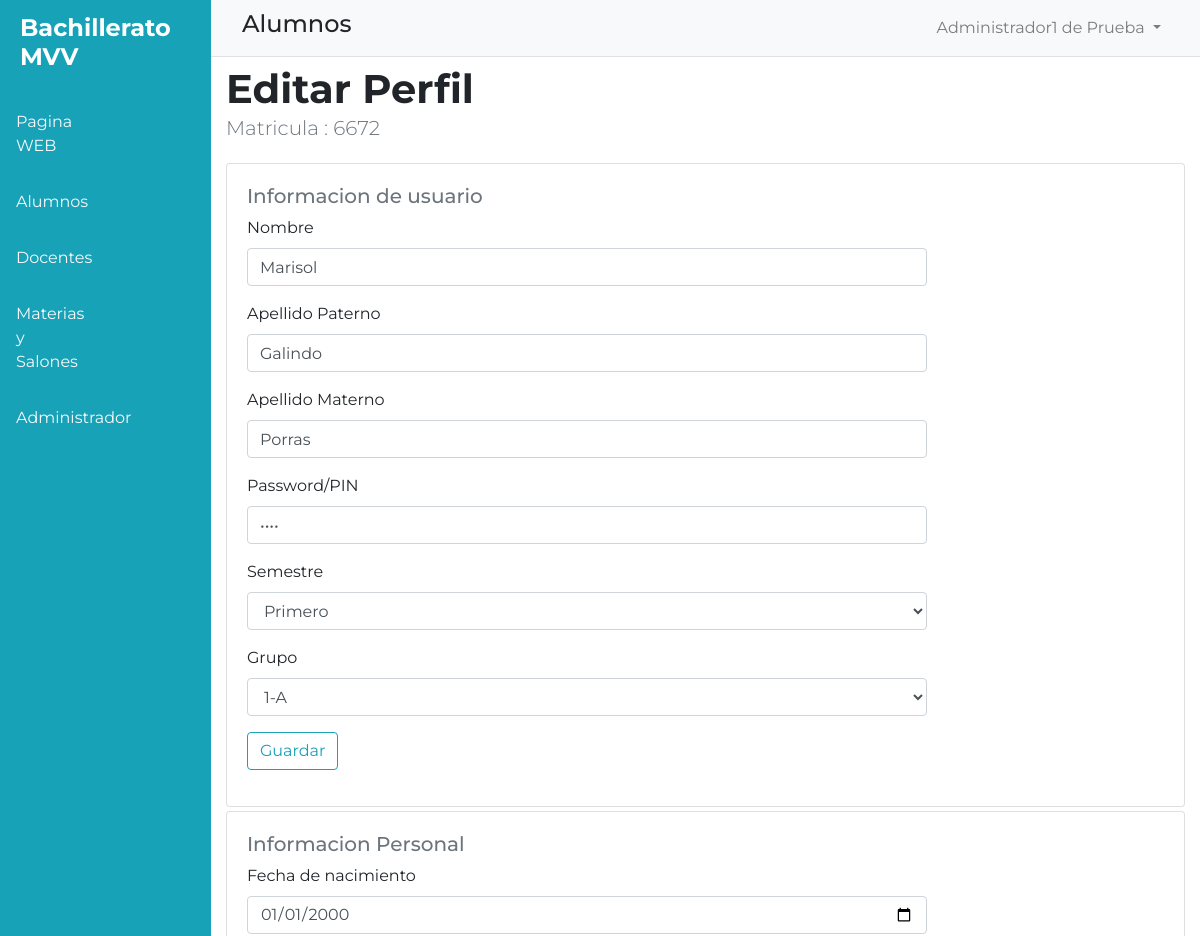
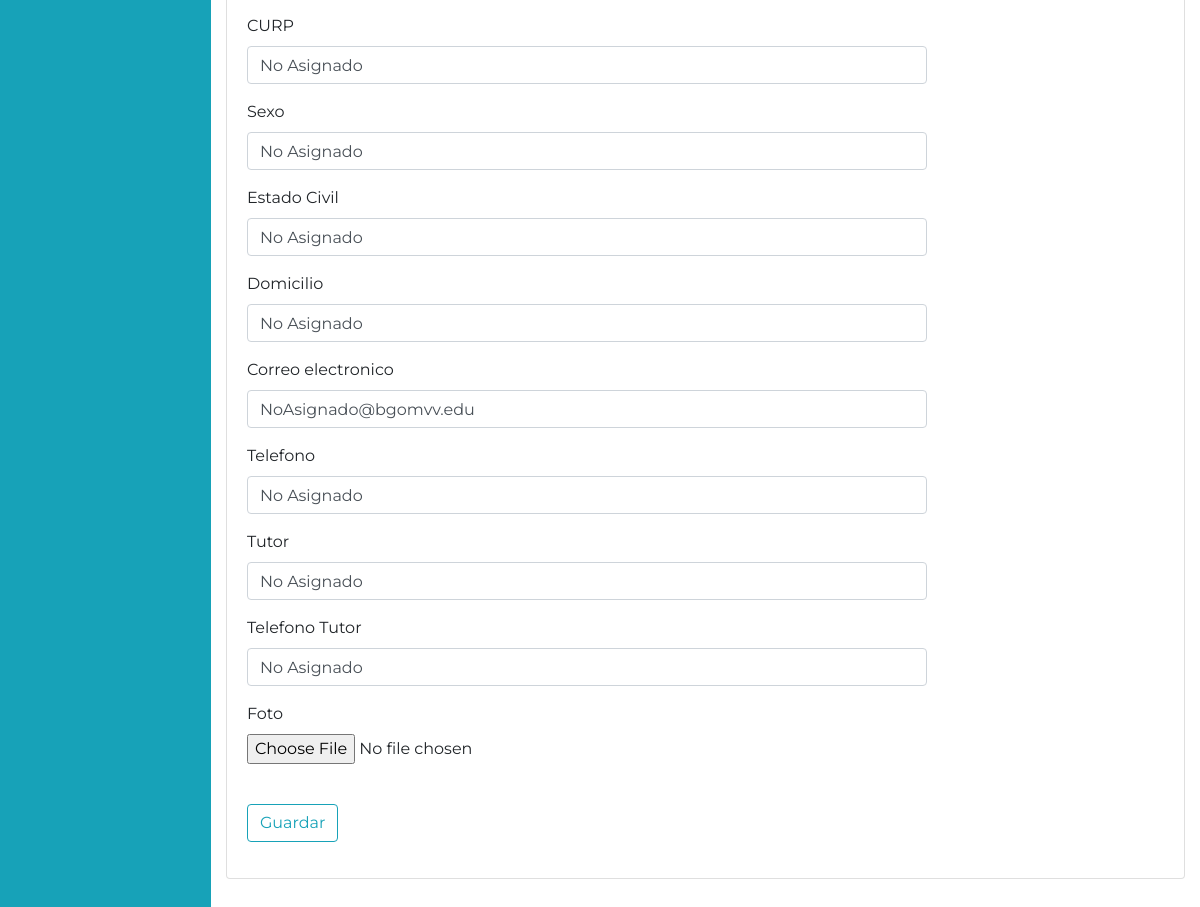
The app's page /editar-perfil-alumno-admin.php?matricula=6672 (signed in) with its own data (2 pictures, top to bottom).
### tables this page shows
CREATE TABLE `alumnos` (
  `matricula` varchar(45) NOT NULL,
  `nombre` varchar(45) NOT NULL,
  `apellidop` varchar(45) NOT NULL,
  `apellidom` varchar(45) NOT NULL,
  `pin` varchar(45) NOT NULL,
  `semestre` varchar(45) DEFAULT NULL,
  `grupo` varchar(45) DEFAULT NULL
);

CREATE TABLE `info_personal_alumnos` (
  `matricula` varchar(45) NOT NULL,
  `fecha_nacimiento` date DEFAULT NULL,
  `curp` varchar(45) DEFAULT NULL,
  `sexo` varchar(45) DEFAULT NULL,
  `estado_civil` varchar(45) DEFAULT NULL,
  `domicilio` varchar(45) DEFAULT NULL,
  `correo_electronico` varchar(45) DEFAULT NULL,
  `telefono` varchar(45) DEFAULT NULL,
  `tutor` varchar(45) DEFAULT NULL,
  `telefono_tutor` varchar(45) DEFAULT NULL,
  `foto` longblob DEFAULT NULL
);

### editar-perfil-alumno-admin.php (the view, shortened to what this page needs)
<?php include "TEMPLETES/dashboard-admin.php";
include "CONF/conexion.php";
$matricula= $_GET["matricula"];
$sql=$conexion->query("SELECT * FROM alumnos WHERE matricula='$matricula'");
$sql2=$conexion->query("SELECT * FROM info_personal_alumnos WHERE matricula='$matricula'");
?>
      <div class="w-100">
        <nav class="navbar navbar-expand-lg navbar-light bg-light border-bottom">
          <div class="container">
          <h4>Alumnos</h4>
          <div class="collapse navbar-collapse" id="navbarSupportedContent">
            <ul class="navbar-nav ml-auto">
              <li class="nav-item dropdown ml-4">
                <a class="nav-link dropdown-toggle" href="#" id="navbarDropdown" role="button" data-toggle="dropdown" aria-haspopup="true" aria-expanded="false"><img src="" alt="">
                <?php
                  echo $_SESSION["nombre"] ," ", $_SESSION["apellidop"]," ", $_SESSION["apellidom"];
                ?>
                </a>
              </li>
            </ul>
          </div>
          </div>
        </nav>
        <div id="content">
          <section>
            <div class="container">
              <div class="row">
                <div class="col-lg-9">
                  <h1 class="font-weight-bold mt-2 mb-0">Editar Perfil</h1>
                  <p class="lead text-muted">Matricula : <?=$matricula?> </p>
                </div>
              </div>
            </div>
          </section>
          <section>
            <div class="container">
                <div class="card mt-1">
                  <div class="card-body">
                    <div class="row">
                      <div class="col-lg-9 ">
                        <h5 class="text-muted">Informacion de usuario</h5>
                        <?php include "PHP/contrl-editar-perfil-alumno-admin.php"; ?>
                        <form method="POST" enctype="multipart/form-data">
                          <?php
                           while ($datos=$sql->fetch_object()) { ?>
                            <div class="form-group">
                              <label for="nombre">Nombre</label>
                              <input id="nombre" class="form-control" type="text" name="nombre" value="<?=$datos->nombre?>">
                            </div>
                            <div class="form-group">
                              <label for="apellidop">Apellido Paterno</label>
                              <input id="apellidop" class="form-control" type="text" name="apellidop" value="<?=$datos->apellidop?>">
                            </div>
                            <div class="form-group">
                              <label for="apellidom">Apellido Materno</label>
                              <input id="apellidom" class="form-control" type="text" name="apellidom" value="<?=$datos->apellidom?>">
                            </div>
                            <div class="form-group">
                              <label for="pin">Password/PIN</label>
                              <input id="pin" class="form-control" type="password" name="pin" value="<?=$datos->pin?>">
                            </div>
                            <div class="form-group">
                              <label for="semestre">Semestre</label>
                              <select id="semestre" class="form-control" name="semestre">
                              <option><?=$datos->semestre?></option>
                              <?php
                                include "CONF/conexion.php";
                                $sql=$conexion->query("SELECT * FROM semestres");
                                ?>
                              </select>
                             </div>
                              <div class="form-group">
                                <label for="grupo">Grupo</label>
                                <select id="grupo" class="form-control" name="grupo">
                                <?php
                                  include "CONF/conexion.php";
                                  $sql=$conexion->query("SELECT * FROM grupos");
                                  while ($datos = $sql->fetch_object()){
                                  ?>
                                  <option><?=$datos->nombre ?> </option>
                                  <?php } ?>
                                </select>
                              </div>
                            <div class="form-group">
                              <button type="submit" class="btn btn-outline-info" value="ok" name="btnGuardar">Guardar</button>
                            </div>
                            <?php } ?>
                        </form>
                      </div>
                    </div>
                  </div>
                </div>
            </div>
          </section>
          <section>
            <div class="container">
                <div class="card mt-1">
                  <div class="card-body">
                    <div class="row">
                      <div class="col-lg-9 ">
                        <h5 class="text-muted">Informacion Personal</h5>
                        <form method="POST" enctype="multipart/form-data">
                          <?php
                           while ($datos=$sql2->fetch_object()) { ?>
                            <div class="form-group">
                              <label for="fecha_nac">Fecha de nacimiento</label>
                              <input id="fecha_nac" class="form-control" type="date" name="fecha_nac" value="<?=$datos->fecha_nacimiento?>">
                            </div>
                            <div class="form-group">
                              <label for="curp">CURP</label>
                              <input id="curp" class="form-control" type="text" name="curp" value="<?=$datos->curp?>">
                            </div>
                            <div class="form-group">
                              <label for="sexo">Sexo</label>
                              <input id="sexo" class="form-control" type="text" name="sexo" value="<?=$datos->sexo?>">
                            </div>
                            <div class="form-group">
                              <label for="estadocivil">Estado Civil</label>
                              <input id="estadocivil" class="form-control" type="text" name="estadocivil" value="<?=$datos->estado_civil?>">
                            </div>
                            <div class="form-group">
                              <label for="domicilio">Domicilio</label>
                              <input id="domicilio" class="form-control" type="text" name="domicilio" value="<?=$datos->domicilio?>">
                            </div>
                            <div class="form-group">
                              <label for="correo">Correo electronico</label>
                              <input id="correo" class="form-control" type="email" name="correo" value="<?=$datos->correo_electronico?>">
                            </div>
                            <div class="form-group">
                              <label for="telefono">Telefono</label>
                              <input id="telefono" class="form-control" type="text" name="telefono" value="<?=$datos->telefono?>">
                            </div>
                            <div class="form-group">
                              <label for="tutor">Tutor</label>
                              <input id="tutor" class="form-control" type="text" name="tutor" value="<?=$datos->tutor?>">
                            </div>
                            <div class="form-group">
                              <label for="telefonotutor">Telefono Tutor</label>
                              <input id="telefonotutor" class="form-control" type="text" name="telefonotutor" value="<?=$datos->telefono_tutor?>">
                            </div>
                            <div class="form-group">
                              <label for="foto">Foto</label>
                              <input id="foto" class="form-control-file" type="file" name="foto">
                            </div>
                            <div class="form-group">
                              <button type="submit" class="btn btn-outline-info" value="ok" name="btnGuardar2">Guardar</button>
                            </div>
                            <?php } ?>
                        </form>
                      </div>
                    </div>
                  </div>
                </div>
            </div>
          </section>
        </div>
      </div>
<?php include "TEMPLETES/pie-dashboard-admin.php";?>

### CSS/estilo-portal-admin.css (style rules this page uses)
:root { --color1: #F8F1F1; --color2: #11698E; --color3: #19456B; --color4: #7B113A; --color5: black; }
body { font-family: 'Montserrat','Roboto',sans-serif !important; overflow: hidden; }
#content { overflow-y: auto; height: 100vh; padding-bottom: 5rem; }

### records on screen
alumnos: nombre "Marisol", apellidop "Galindo", apellidom "Porras", semestre "Primero"
info_personal_alumnos: fecha_nac "01/01/2000", curp "No Asignado", sexo "No Asignado", estadocivil "No Asignado", domicilio "No Asignado", correo "NoAsignado@bgomvv.edu", telefono "No Asignado", tutor "No Asignado", telefonotutor "No Asignado"

### other values on screen
$_SESSION["nombre"] "Administrador1"
$_SESSION["apellidop"] "de"
$_SESSION["apellidom"] "Prueba"
$matricula "6672"
form field grupo "1-A"
